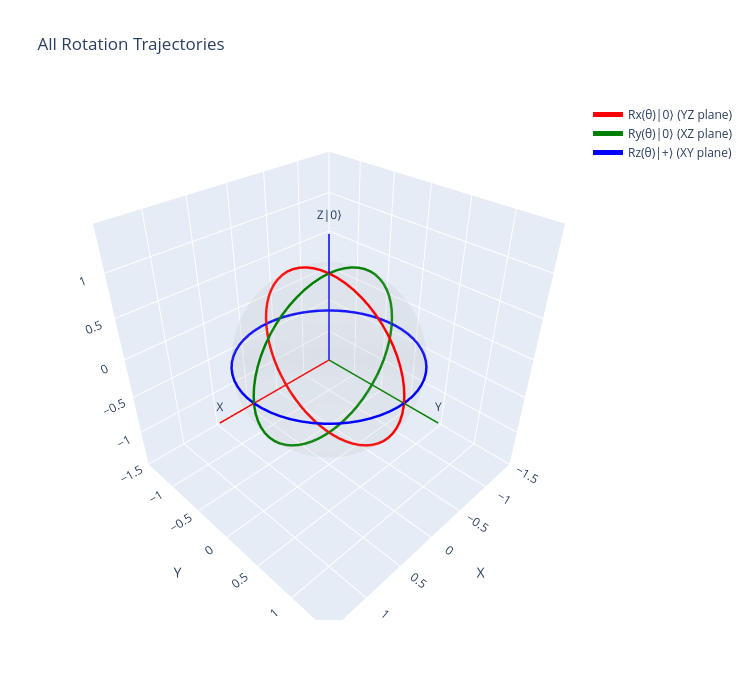

Notebook cell for this chart:
### Markdown cell above
### 4d. All Three Trajectories Together

See all three rotation axes on one sphere for comparison.

### Code cell
# Combined plot: all three rotation trajectories
fig = go.Figure(data=make_sphere_wireframe())

for coords, color, name in [
    (coords_rx, 'red', 'Rx(θ)|0⟩ (YZ plane)'),
    (coords_ry, 'green', 'Ry(θ)|0⟩ (XZ plane)'),
    (coords_rz, 'blue', 'Rz(θ)|+⟩ (XY plane)')
]:
    xs, ys, zs = zip(*coords)
    fig.add_trace(go.Scatter3d(
        x=xs, y=ys, z=zs,
        mode='lines',
        line=dict(color=color, width=5),
        name=name
    ))

fig.update_layout(make_bloch_layout('All Rotation Trajectories'))
fig.show()
